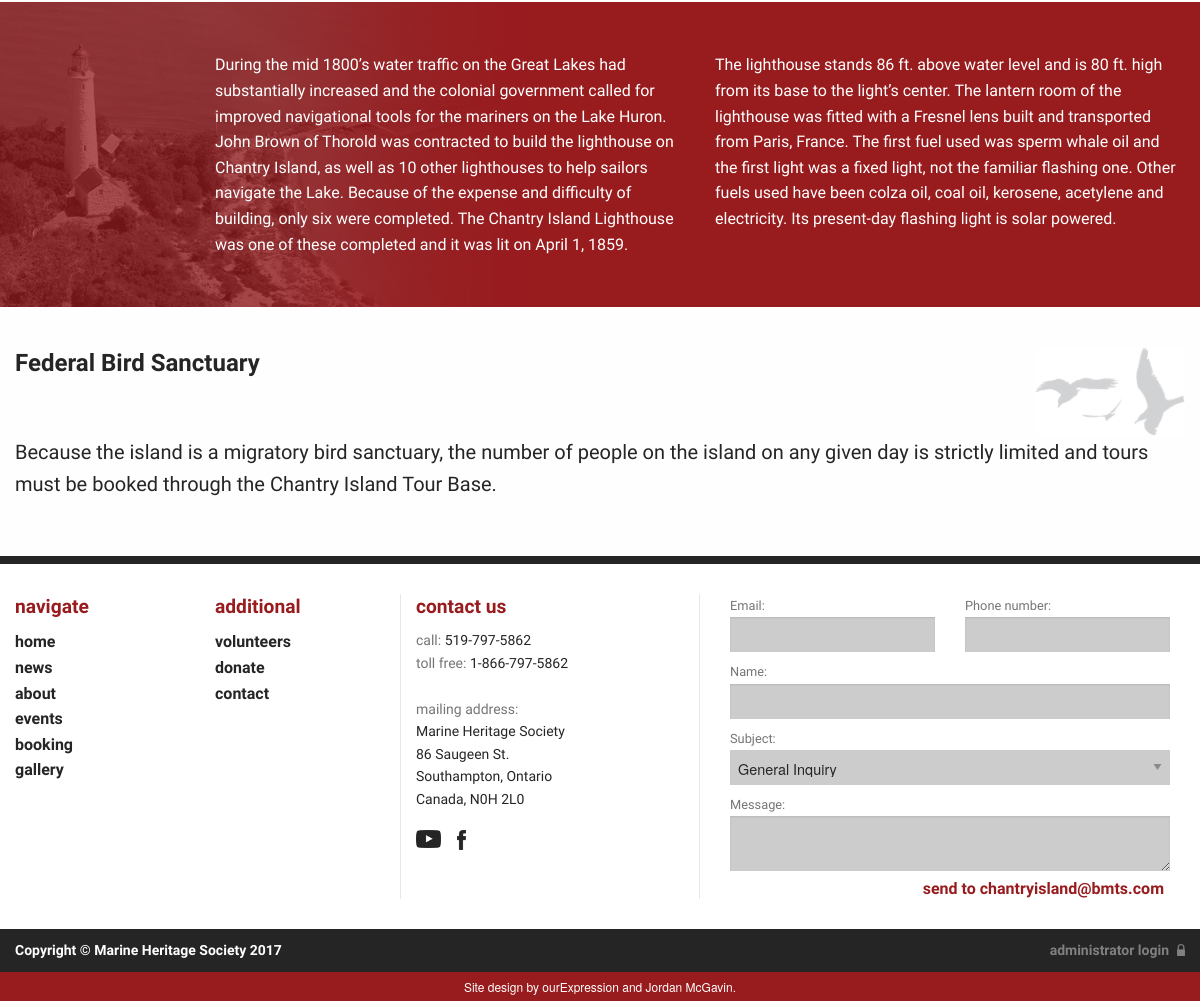
Page /about.php (lower part) on the earlier database version.
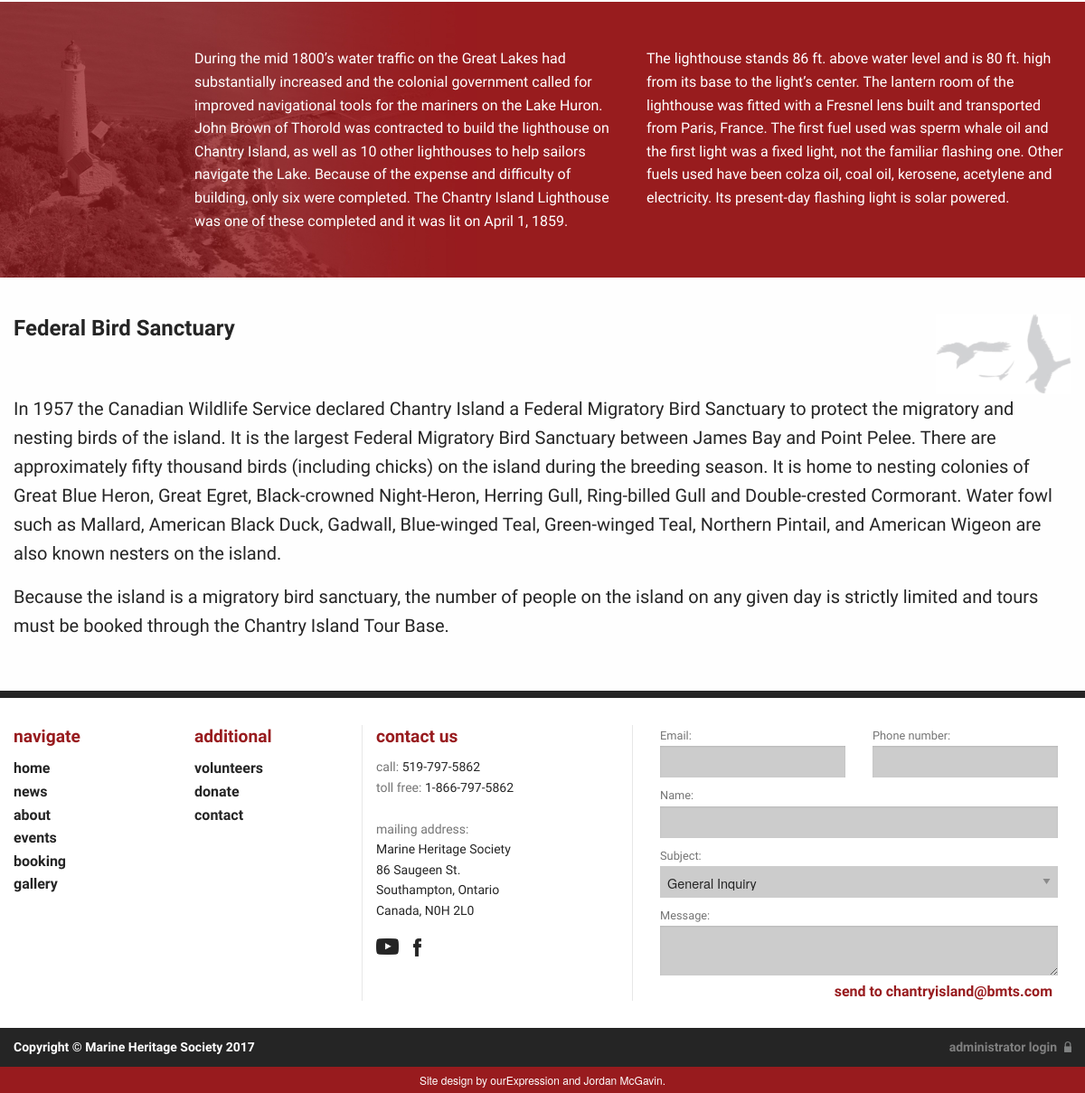
Same page on the later database version.
### tables this page shows
CREATE TABLE tbl_birds (
  birds_id tinyint(3) unsigned NOT NULL,
  birds_desc text NOT NULL
);

### admin/phpscripts/read.php (called while the page is built, shortened)
<?php
	function getAll($tbl) {
		include('connect.php');
		$queryAll = "SELECT * FROM {$tbl}";
		$runAll = mysqli_query($link, $queryAll);
		if($runAll){
			return $runAll;
		}else{
			$error =  "There was an error accessing this information.  Please contact your admin.";
			return $error;
		}
	}
?>

### about.php (the view, shortened to what this page needs)
<?php
	$tbl_birds = "tbl_birds";
	$getBirds = getAll($tbl_birds);
	include_once("layout/header.php");
?>
	<div id="historyWrapper">
		<div class="row">
			<div class="small-12 medium-6 large-offset-2 large-5 columns">
				<p>During the mid 1800’s water traffic on the Great Lakes had substantially increased and the colonial government called for improved navigational tools for the mariners on the Lake Huron. John Brown of Thorold was contracted to build the lighthouse on Chantry Island, as well as 10 other lighthouses to help sailors navigate the Lake. Because of the expense and difficulty of building, only six were completed. The Chantry Island Lighthouse was one of these completed and it was lit on April 1, 1859.</p>
			</div>
			<div class="small-12 medium-6 large-5 columns">
				<p>The lighthouse stands 86 ft. above water level and is 80 ft. high from its base to the light’s center. The lantern room of the lighthouse was fitted with a Fresnel lens built and transported from Paris, France. The first fuel used was sperm whale oil and the first light was a fixed light, not the familiar flashing one. Other fuels used have been colza oil, coal oil, kerosene, acetylene and electricity. Its present-day flashing light is solar powered.</p>
			</div>
		</div>
	</div>
	<div id="birdSancWrapper">
		<div class="row">
			<div class="small-12 medium-6 columns">
				<h2>Federal Bird Sanctuary</h2>
			</div>
			<div class="small-12 medium-6 columns">
				<img src="images/birds.jpg" alt="birds">
			</div>
			<div class="small-12 columns">
				<?php
			if(!is_string($getBirds)){
				while($row = mysqli_fetch_array($getBirds)){
					echo "<p>{$row['birds_desc']}</p>";
				}
			}else{
				echo "<p>{$getBirds}</p>";
			}
		?>
				<p>Because the island is a migratory bird sanctuary, the number of people on the island on any given day is strictly
limited and tours must be booked through the Chantry Island Tour Base.</p>
			</div>
		</div>
	</div>
<?php
	include("layout/footer.php");
?>

Differences in the rows shown:
added tbl_birds: birds_desc "In 1957 the Canadian Wildlife Service declared Chantry Island a Federal Migratory Bird Sanctuary to protect the migratory and nesting birds of the island. It is the largest Federal Migratory Bird Sanctuary between James Bay and Point Pelee. There are approximately fifty thousand birds (including chicks) on the island during the breeding season. It is home to nesting colonies of Great Blue Heron, Great Egret, Black-crowned Night-Heron, Herring Gull, Ring-billed Gull and Double-crested Cormorant. Water fowl such as Mallard, American Black Duck, Gadwall, Blue-winged Teal, Green-winged Teal, Northern Pintail, and American Wigeon are also known nesters on the island."
